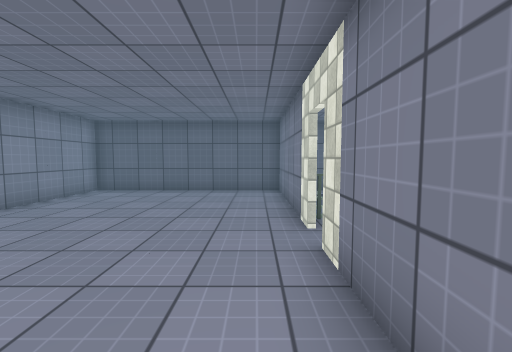
[1] (above)

13 first-person views from a walk through a scene from a Unity 3-D project. The camera is 1.3 m above the floor, tilts 4° down and sees 90° across. The floor is counted in squares, 1 m on a side. Each view is taken from the middle of a square. On the plan, view 1 faces up. The plan holds only what a view shows up to about 13 squares ahead; the rest is blank. The place goes on beyond the plan. The player is left out. Surface patterns are stand-ins for the level's own textures.

[2]
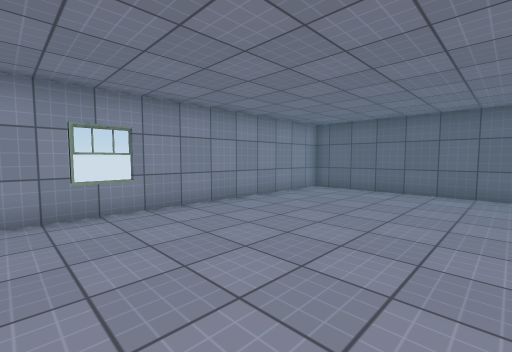

[3]
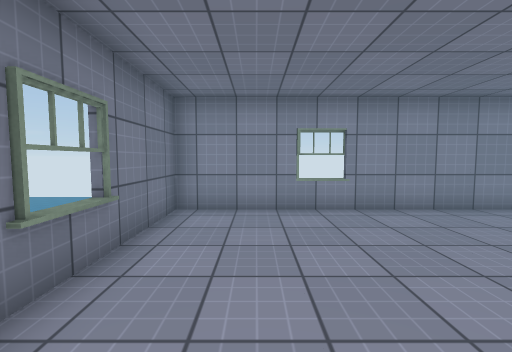

[4]
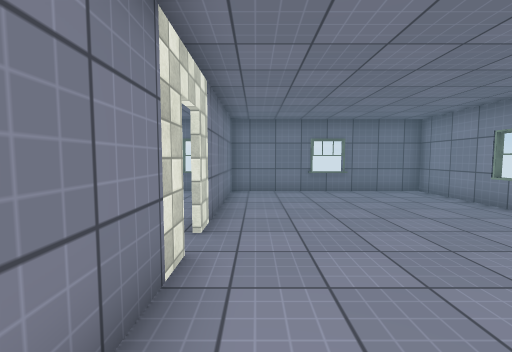

[5]
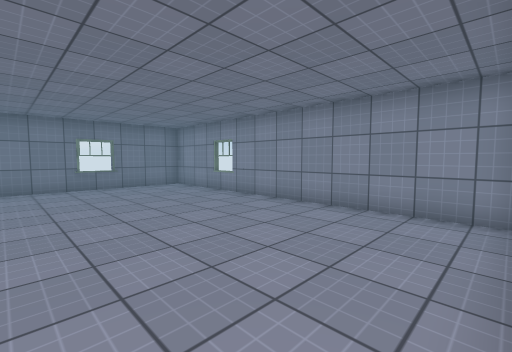

[6]
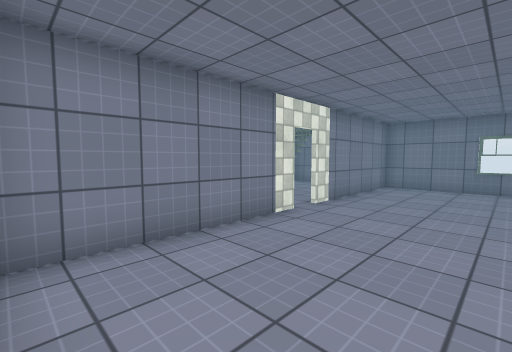

[7]
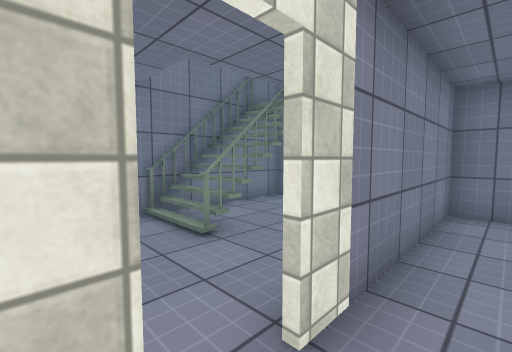

[8]
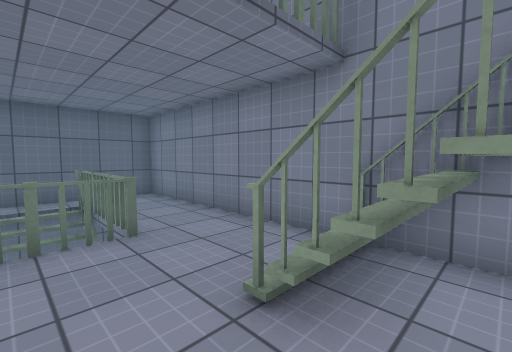

[9]
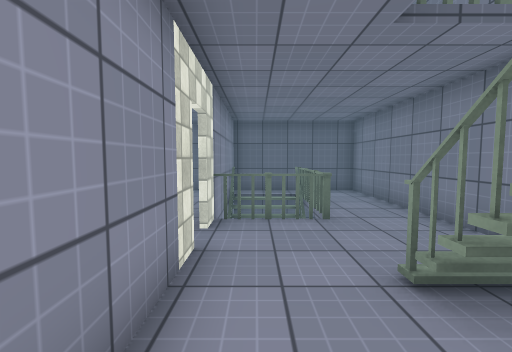

[10]
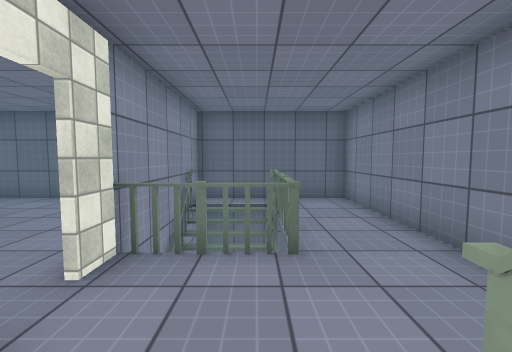

[11]
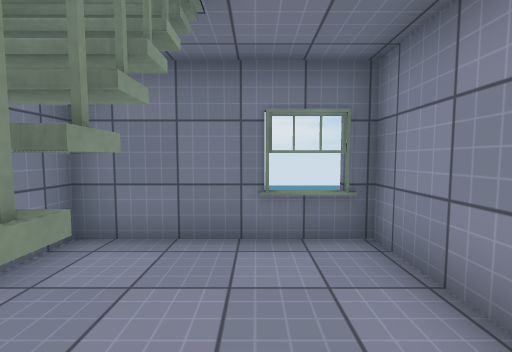

[12]
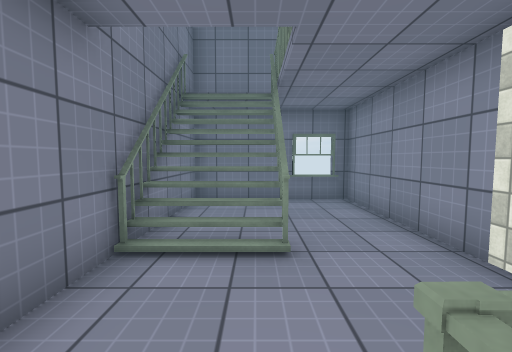

[13]
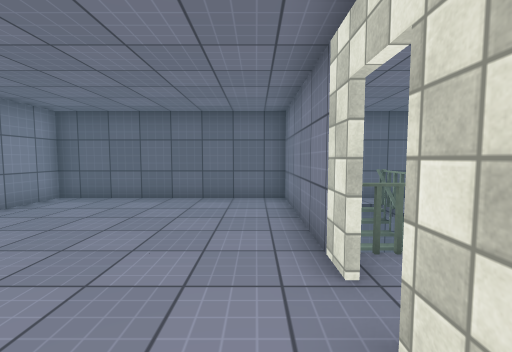

### Floor plan
Key: @ floor where view 1 was taken; # wall or solid block; . floor; / step, stairs or slope; = window, fence, low wall or low ledge.
Columns run from 7 left of view 1 to 6 right of it. Each row starts with its distance up from view 1.
 11 ##############
 10 #.......#....#
  9 #.......#/=..#
  8 #.......#//..#
  7 #.......# /..#
  6 #.......#  ..#
  5 #.......#....#
  4 #............#
  3 #.......#....#
  2 =.......#..//#
  1 #.......#..//#
  0 #......@#....#
 -1 #.......#....#
 -2 ####=####=# ##

Positions as (right, up) in squares from view 1, and headings:
1: (0, 0), facing up
2: (0, 0), facing up-left
3: (0, 0), facing left
4: (0, 8), facing down
5: (0, 10), facing down-left
6: (-3, 10), facing down-right
7: (0, 5), facing down-right
8: (2, 1), facing up-right
9: (2, 0), facing up
10: (3, 2), facing up
11: (3, 2), facing down
12: (4, 6), facing down
13: (0, 2), facing up
